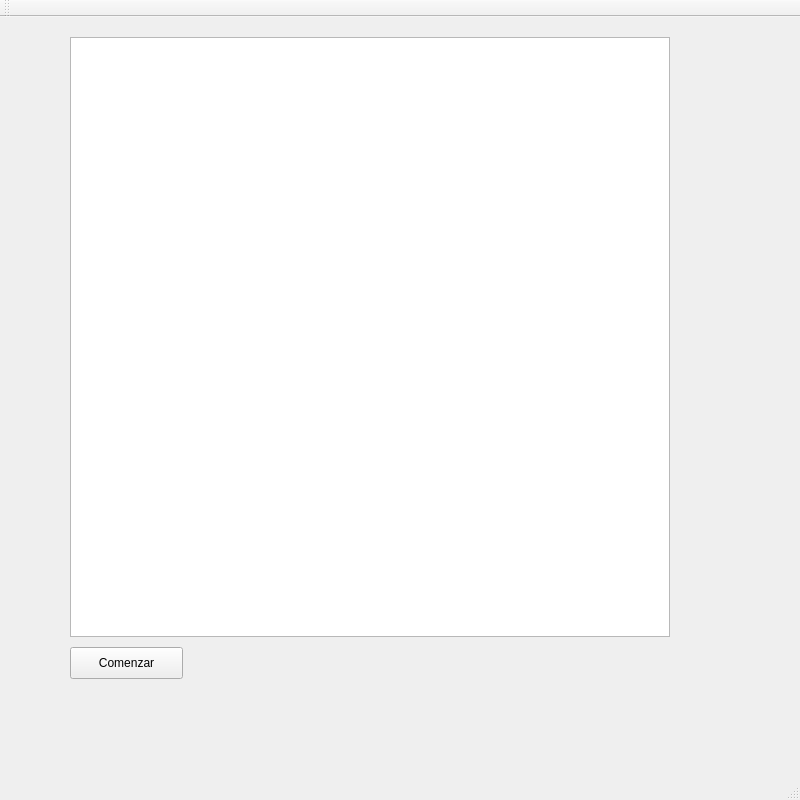
<?xml version="1.0" encoding="UTF-8"?>
<ui version="4.0">
 <class>Tablero</class>
 <widget class="QMainWindow" name="Tablero">
  <property name="geometry">
   <rect>
    <x>0</x>
    <y>0</y>
    <width>800</width>
    <height>800</height>
   </rect>
  </property>
  <property name="windowTitle">
   <string>Tablero</string>
  </property>
  <widget class="QWidget" name="centralWidget">
   <widget class="QGraphicsView" name="graphicsView">
    <property name="geometry">
     <rect>
      <x>70</x>
      <y>20</y>
      <width>600</width>
      <height>600</height>
     </rect>
    </property>
   </widget>
   <widget class="QPushButton" name="pB_start">
    <property name="geometry">
     <rect>
      <x>70</x>
      <y>630</y>
      <width>113</width>
      <height>32</height>
     </rect>
    </property>
    <property name="text">
     <string>Comenzar</string>
    </property>
   </widget>
  </widget>
  <widget class="QMenuBar" name="menuBar">
   <property name="geometry">
    <rect>
     <x>0</x>
     <y>0</y>
     <width>800</width>
     <height>22</height>
    </rect>
   </property>
  </widget>
  <widget class="QToolBar" name="mainToolBar">
   <attribute name="toolBarArea">
    <enum>TopToolBarArea</enum>
   </attribute>
   <attribute name="toolBarBreak">
    <bool>false</bool>
   </attribute>
  </widget>
  <widget class="QStatusBar" name="statusBar"/>
 </widget>
 <layoutdefault spacing="6" margin="11"/>
 <resources/>
 <connections/>
</ui>
